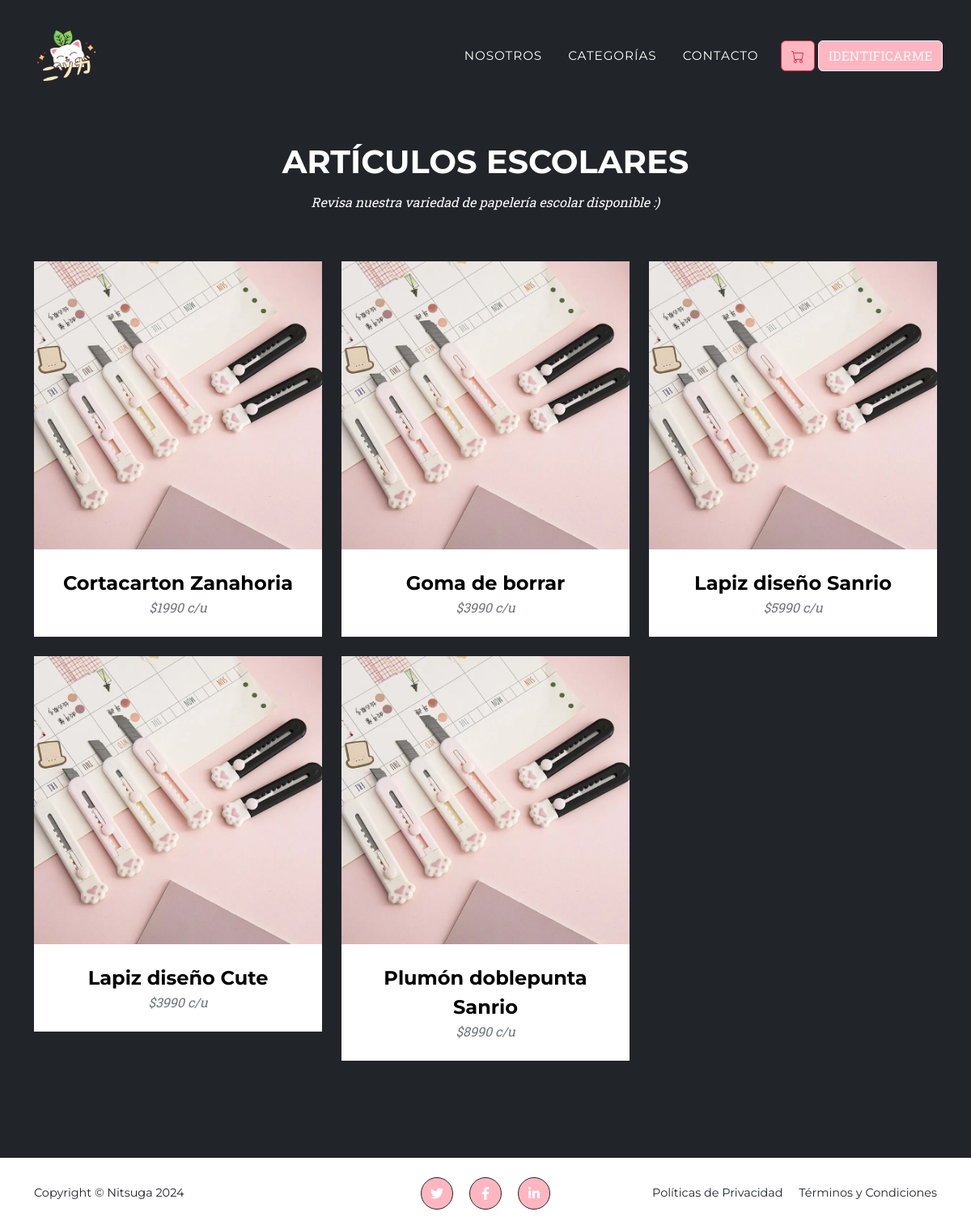
/categorias/1/, run on an earlier commit of the app's database.
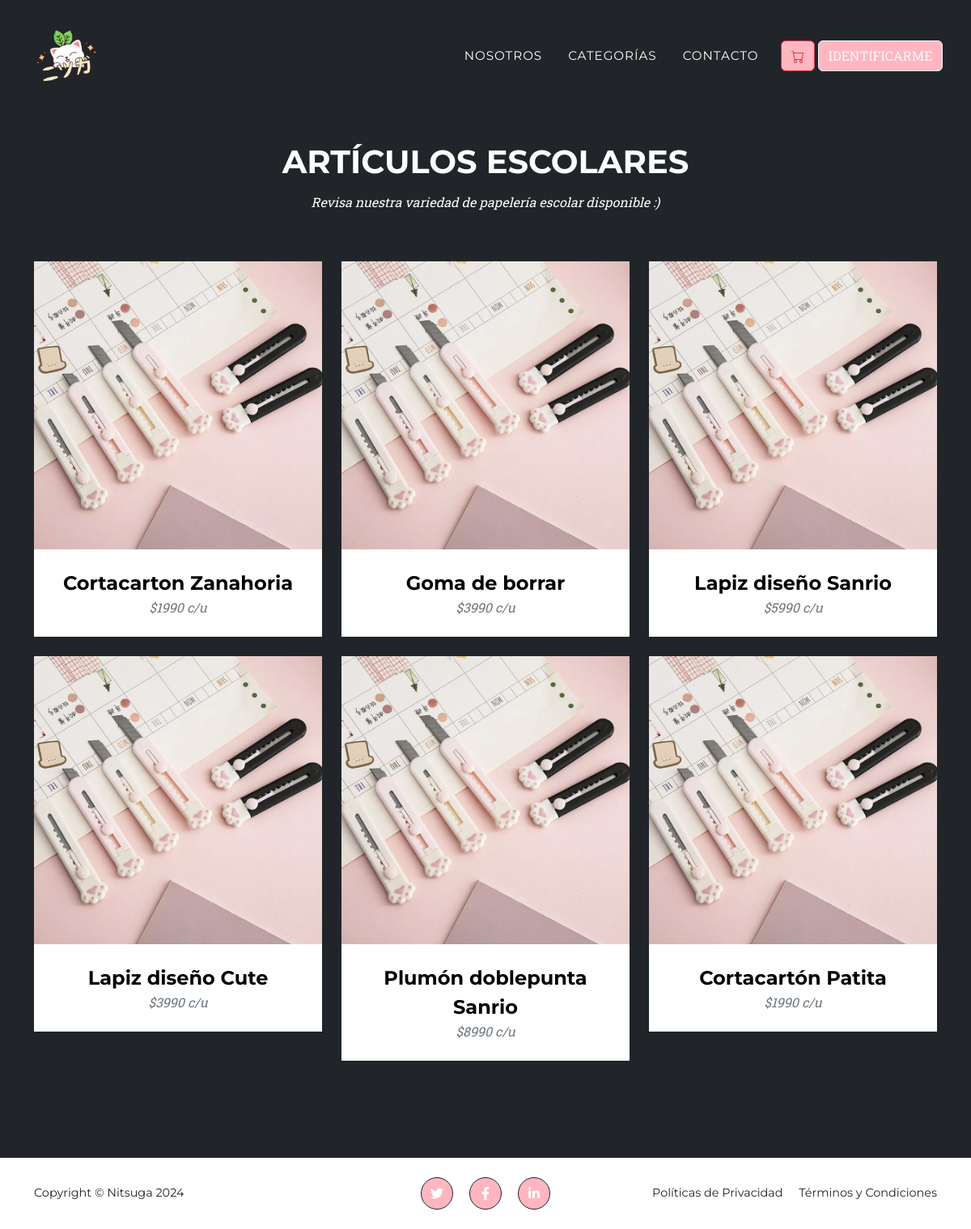
And on a later commit of the database.
### app/models.py (models this page shows, shortened)
class Producto(models.Model):
    nombre = models.CharField(max_length=50)
    precio = models.IntegerField()
    descripcion = models.TextField()
    marca = models.ForeignKey(Marca, default="None", on_delete=models.PROTECT)
    colores = models.ForeignKey(Colores, default="None", on_delete=models.PROTECT)
    disponible = models.BooleanField()
    condicion = models.ForeignKey(Condicion, default="None", on_delete=models.PROTECT)
    categoria = models.ForeignKey(Categoria, default="None", on_delete=models.PROTECT)

### app/views.py (the view)
# urls.py: path('categorias/1/', art_escolares, name="art_escolares"),
def art_escolares(request):
    productos = Producto.objects.filter(categoria=1)
    data = {
        'productos' : productos
    }
    return render(request, 'app/art_escolares.html', data)

### app/templates/app/art_escolares.html (shortened to what this page needs)
{% extends 'app/base.html' %}
{% load static %}
{% block contenido %}
<section class="page-section bg-dark text-white mb-0" id="portfolio">
    <div class="container">
        <div class="text-center">
            <h2 class="section-heading text-uppercase">Artículos Escolares</h2>
            <h3 class="subtitle-category section-subheading">Revisa nuestra variedad de papelería escolar disponible :)</h3>
        </div>
        <div class="row">
            {% for p in productos %}
            <div class="col-lg-4 col-sm-6 mb-4">
                <div class="portfolio-item">
                    <a class="portfolio-link" onclick="mostrarDetalleProducto('{{ p.id }}', '{{ p.nombre }}', '{{ p.descripcion }}', '{{ p.precio }}')">
                        <img class="img-fluid" src="{% static 'app/assets/img/portfolio/art_escolares/cortacarton_patita1.JPEG' %}" alt="..." />
                    </a>
                    <div class="portfolio-caption">
                        <div class="portfolio-caption-heading">{{ p.nombre }}</div>
                        <div class="portfolio-caption-subheading text-muted">${{ p.precio }} c/u</div>
                    </div>
                </div>
            </div>
            {% endfor %}
        </div>
    </div>
</section>
{% endblock %}

What changed in the data, as far as the page shows it:
added Producto: nombre "Cortacartón Patita", precio "1990"
